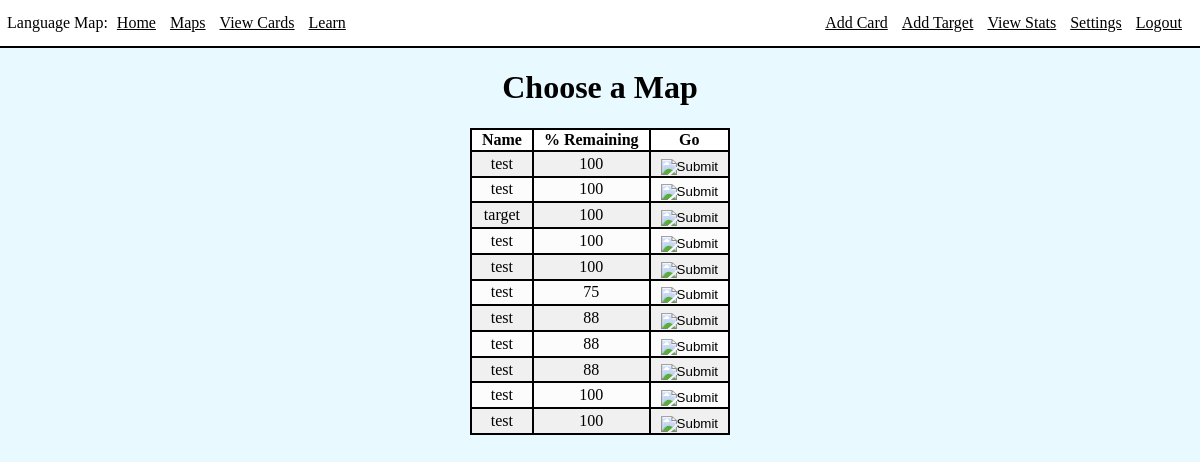
/selectMap (signed in), run on an earlier commit of the app's database.
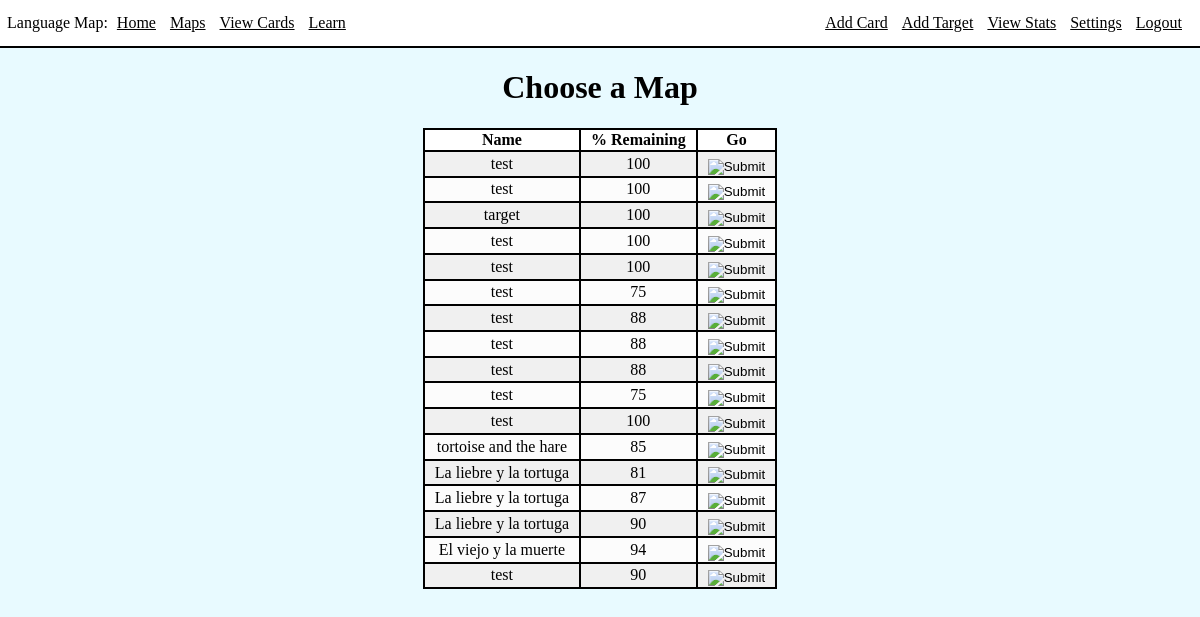
And on a later commit of the database.
### app/models.py (models this page shows, shortened)
class Target(db.Model):
    id = db.Column(db.Integer, index=True, primary_key=True)
    source = db.Column(db.String(100), index=True)
    content = db.Column(db.String(1000), index=True)
    category = db.Column(db.String(200), index=True)
    notes = db.Column(db.String(400), index=True)
    uniqueWordCount = db.Column(db.Integer)

### app/routes.py (the view)
@app.route('/selectMap')
@login_required
def selectMap():
    targets = Target.query.filter().all()
    maps = []
    for target in targets:
        stats = getStats(target.id)
        maps.append(stats)
    return render_template('selectMap.html', title='Select Map', maps=maps)

### app/models.py (called while the page is built)
@login.user_loader
def load_user(id):
    return User.query.get(int(id))

### app/templates/selectMap.html
{% extends 'base.html' %}
{% block content %}
<div class="int">
    <h1 class="cent">Choose a Map</h1>
    <table>
        <thead>
            <th>Name</th>
            <th>% Remaining</th>
            <th>Go</th>
        </thead>
        <tbody>
            {% for map in maps %}
            <tr>
                <td>{{ map[0].source }}</td>
                <td>{{ map[2] }}</td>
                <td>
                    <form action="{{ url_for('map', targetID=map[0].id) }}">
                        <input type="image" class="btnimg" src="../static/images/go.jpg">
                    </form>
                </td>
            </tr>
            {% endfor %}
        </tbody>
    </table>
</div>
{% endblock %}

What changed in the data, as far as the page shows it:
computed for Target (number 10 of 17 on the later page): map "100" → "75"
added Target: source "tortoise and the hare", map "85"
added Target: source "La liebre y la tortuga", map "81"
added Target: source "La liebre y la tortuga", map "87"
added Target: source "La liebre y la tortuga", map "90"
added Target: source "El viejo y la muerte", map "94"
added Target: source "test", map "90"
